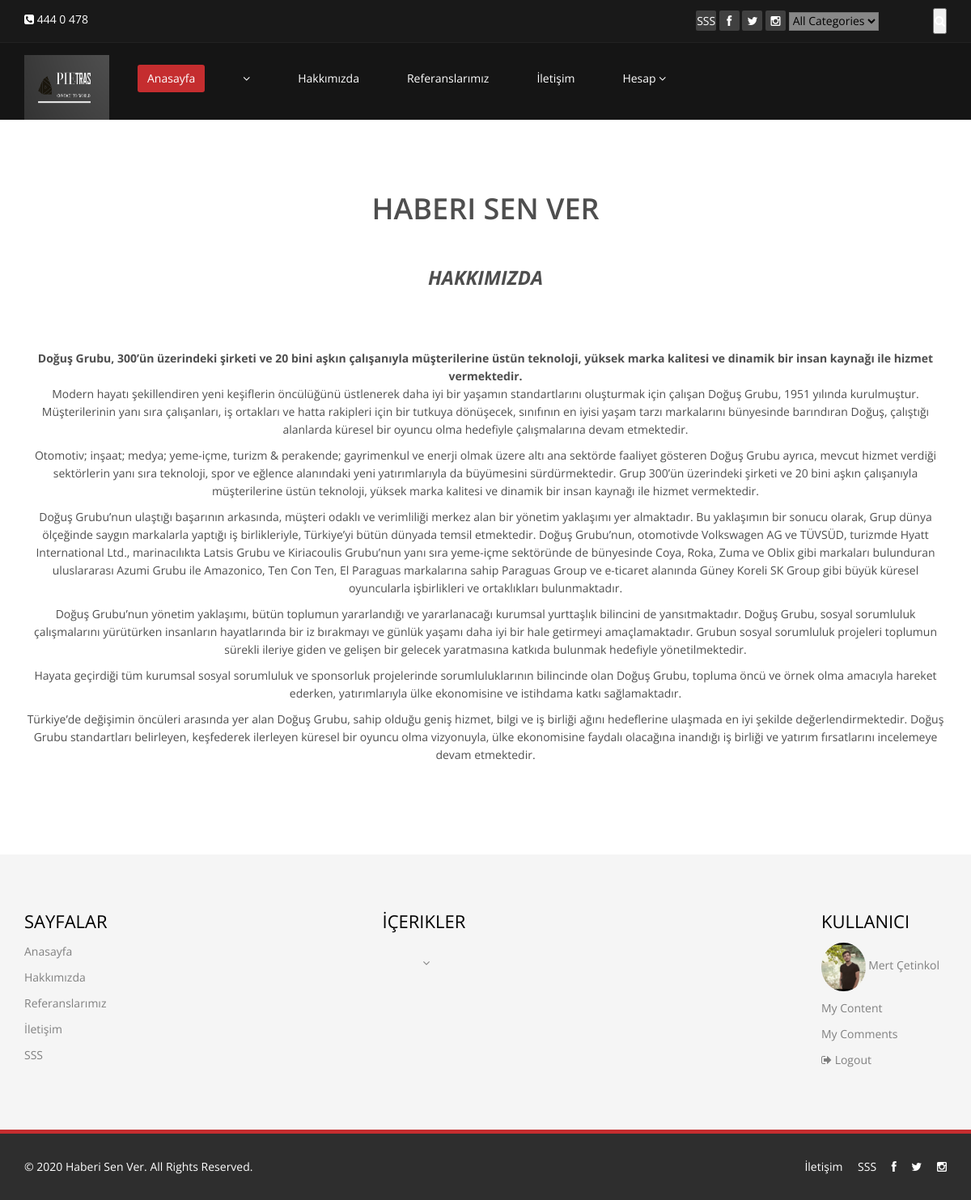
The app's page /hakkimizda (signed in), older data.
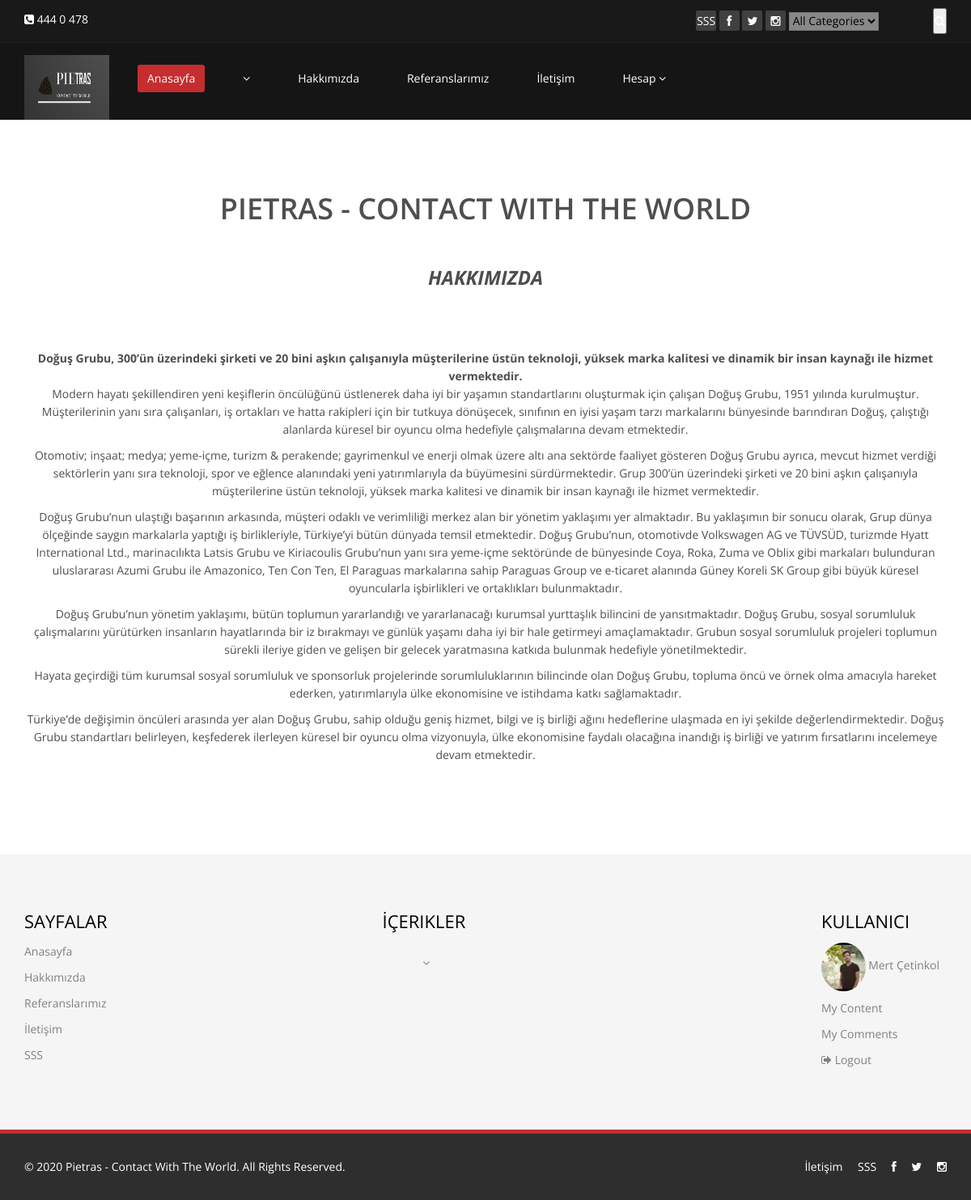
The same page, newer data.
### Home/models.py (models this page shows, shortened)
class Setting(models.Model):
    STATUS =(
        ('True', 'Evet'),
        ('False', 'Hayır'),
    )
    title = models.CharField(max_length=150)
    keywords = models.CharField(max_length=200)
    description = models.CharField(max_length=200)
    company = models.CharField(max_length=50)
    address = models.CharField(blank=True, max_length=150)
    phone = models.CharField(blank=True,max_length=15)
    fax = models.CharField(blank=True, max_length=15)
    email = models.CharField(blank=True, max_length=50)
    map = models.TextField(blank=True)
    smtpserver = models.CharField(blank=True, max_length=20)
    smtpemail = models.CharField(blank=True, max_length=20)
    smtppassword = models.CharField(blank=True, max_length=20)
    smtpport = models.CharField(blank=True, max_length=5)
    icon = models.ImageField(blank=True, upload_to='images/')
    facebook = models.CharField(max_length=50)
    twitter = models.CharField(max_length=50)
    instagram = models.CharField(max_length=50)
    aboutus = RichTextUploadingField(blank=True)
    contactus = RichTextUploadingField(blank=True)
    references = RichTextUploadingField(blank=True)
    status = models.CharField(max_length=10, choices=STATUS)
    created_at = models.DateTimeField(auto_now_add=True)
    updated_at = models.DateTimeField(auto_now=True)

### Home/views.py (the view)
# urls.py: path('hakkimizda', views.hakkimizda, name='hakkimizda'),
def hakkimizda(request):
    category = Category.objects.all()
    setting = Setting.objects.get(pk=1)
    context = {'setting': setting,
               'category': category,
               }
    return render(request, 'hakkimizda.html', context)

### Home/templates/hakkimizda.html (shortened to what this page needs)
{% extends 'homebase.html' %}
{% load static %}
{% block body%}
 <section id="error" class="container text-center">
    <h1>{{ setting.company |safe }}</h1><br><br>
        {{ setting.aboutus |safe }}
    </section>
{% endblock %}

### Home/templates/header.html (shortened to what this page needs)
{% load static %}
<header id="header">
    <div class="top-bar">
        <div class="container">
            <div class="row">
                <div class="col-sm-6 col-xs-4">
                    <div class="top-number"><p><i class="fa fa-phone-square"></i>  {{ setting.phone}}</p></div>
                </div>
                <div class="col-sm-6 col-xs-8">
                    <div class="social">
                        <ul class="social-share">
                            <li><a href="/SSS"> SSS</a></li>
                            <li><a href="{{ setting.facebook}}"><i class="fa fa-facebook"></i></a></li>
                            <li><a href="{{ setting.twitter}}"><i class="fa fa-twitter"></i></a></li>
                            <li><a href="{{ setting.instagram}}"><i class="fa fa-instagram"></i></a></li>
                        </ul>
                        <div class="search">
                            <form role="form" action="/search/" method="post">
                                {% load mptt_tags %}
                                <select style="background-color: #888888" name="catid" class="input search">
                                    <option value="0"> All Categories</option>
                                </select>
                                <input id="query" name="query" type="text" class="search-form" autocomplete="off" placeholder="Enter your Keywords">
                                <button class="search-btn"><i class="fa fa-search"></i></button>
                            </form>
                        </div>
                    </div>
                </div>
            </div>
        </div>
    </div>
    <nav class="navbar navbar-inverse" role="banner">
        <div class="container">
            <div class="navbar-header">
                <a class="navbar-brand" href="/"><img src="{% static 'images/logom1.png' %}" style="height: 60pt;width: 105px;" alt="logo"></a>
                <ul class="nav navbar-nav">
                    <li class="active"><a href="/">Anasayfa</a></li>
                    {% load mptt_tags %}
                    {% recursetree category %}
                        <li class="dropdown">
                            <a href="/category/{{ node.id }}/{{ node.slug }}" {% if not node.is_leaf_node %} class="dropdown" {% endif %}>{{ node.title }}  {% if not node.is_leaf_node %}<i class="fa fa-angle-down"></i>{% endif %}</a>
                        </li>
                    {% endrecursetree %}
                    <li><a href="/hakkimizda">Hakkımızda</a></li>
                    <li><a href="/referanslar">Referanslarımız</a></li>
                    <li><a href="/iletisim">İletişim</a></li>
                    {% if user.id is not None %}
                        <li class="dropdown">
                            <a href="#" class="dropdown-toggle" data-toggle="dropdown">Hesap  <i class="fa fa-angle-down"></i></a>
                        </li>
                    {% endif %}
                </ul>
            </div>
        </div>
    </nav>
</header>

### Home/templates/footer.html (shortened to what this page needs)
{% load static %}
<section id="bottom">
    <div class="container wow fadeInDown" data-wow-duration="1000ms" data-wow-delay="600ms">
        <div class="row">
            <div class="col-md-3 col-sm-8">
                <div class="widget">
                    <h3>Sayfalar</h3>
                    <ul>
                        <li class="active"><a href="/">Anasayfa</a></li>
                        <li><a href="/hakkimizda">Hakkımızda</a></li>
                        <li><a href="/referanslar">Referanslarımız</a></li>
                        <li><a href="/iletisim">İletişim</a></li>
                        <li><a href="/SSS"> SSS</a></li>
                    </ul>
                </div>
            </div>
            <div class="col-md-3 col-sm-8" style="margin-left: 150px">
                <div class="widget">
                    <h3>İçerikler</h3>
                    <ul class="nav navbar-nav">
                        {% load mptt_tags %}
                        {% recursetree category %}
                            <li class="dropdown">
                                <a href="/category/{{ node.id }}/{{ node.slug }}" {% if not node.is_leaf_node %} class="dropdown" {% endif %}>{{ node.title }}  {% if not node.is_leaf_node %}<i class="fa fa-angle-down"></i>{% endif %}</a>
                            </li>
                        {% endrecursetree %}
                </div>
            </div>
            <div style="margin-left: 1000px">
                <div class="widget">
                    <h3>Kullanıcı</h3>
                    {% if user.id is not None %}
                        <ul >
                            <li><a href="/user"><img src="{{ user.userprofile.image.url}}" height="60px" class="img-circle"> {{user.first_name}} {{user.last_name}} </a></li>
                            <li><a href="/user/mynews">My Content </a></li>
                            <li><a href="/user/comments/">My Comments </a></li>
                            <li><a href="/logout/"><i class="fa fa-sign-out"> </i>  Logout</a></li>
                        </ul>
                    {% else %}
                        <ul >
                            <li><a href="/login/"><i class="fa fa-unlock"> </i>  Login</a></li>
                            <li><a href="/register/"><i class="fa fa-sign-in"> </i>  Sign up</a></li>
                        </ul>
                    {% endif %}
                </div>
            </div>
        </div>
    </div>
</section>
<footer id="footer" class="midnight-blue">
    <div class="container">
        <div class="row">
            <div class="col-sm-6">
                &copy; 2020 <a target="_blank" href="/hakkimizda" title="The Best Content Producer Web Site of the World!">{{setting.company}}</a>. All Rights Reserved.
            </div>
            <div class="col-sm-6">
                <ul class="pull-right">
                    <li><a href="/iletisim">İletişim</a></li>
                    <li><a href="/SSS">SSS</a></li>
                    <li><a href="{{ setting.facebook}}"><i class="fa fa-facebook"></i></a></li>
                    <li><a href="{{ setting.twitter}}"><i class="fa fa-twitter"></i></a></li>
                    <li><a href="{{ setting.instagram}}"><i class="fa fa-instagram"></i></a></li>
                </ul>
            </div>
        </div>
    </div>
</footer>

Row changes from the older to the newer data that the page shows:
changed Setting: company "HABERI SEN VER" → "PIETRAS - CONTACT WITH THE WORLD"; company "Haberi Sen Ver" → "Pietras - Contact With The World"
